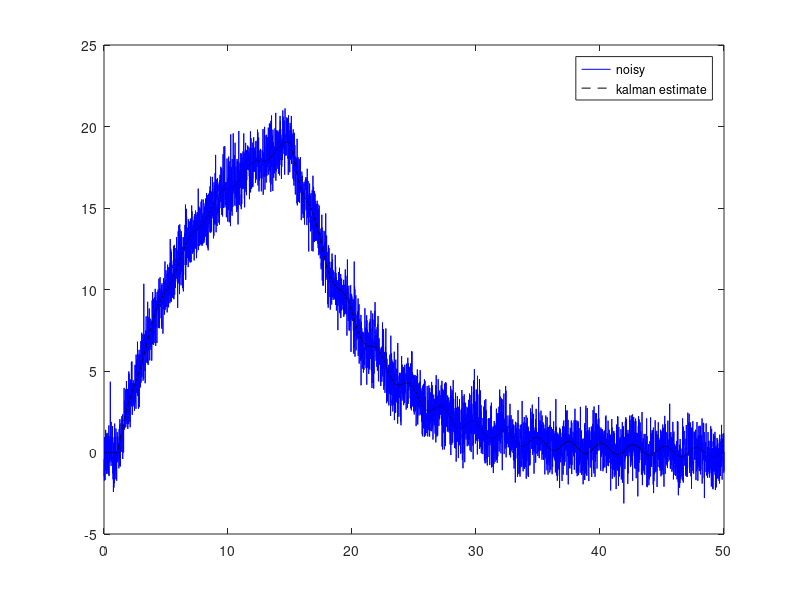

The MATLAB script that drew this image: (Note: this script raises an error after producing the figure.)

% https://ctms.engin.umich.edu/CTMS/index.php?example=InvertedPendulum&section=SystemModeling
clear; close all; clc;
M = 5; %cart
m = 1; %pendulum
b = 1;
% I = 0.006;
g = -10;
l = 2;
L = 2;
% p = I*(M+m)+M*m*l^2; %denominator for the A and B matrices

% A = [0      1              0           0;
%      0 -(I+m*l^2)*b/p  (m^2*g*l^2)/p   0;
%      0      0              0           1;
%      0 -(m*l*b)/p       m*g*l*(M+m)/p  0];
% B = [     0;
%      (I+m*l^2)/p;
%           0;
%         m*l/p];


A = [0      1               0         0;
     0    -b/M            m*g/M       0;
     0      0               0         1;
     0   -b/(M*L)    (m+M)*g/(M*L)    0];


B = [0;
     1/M;
     0;
     1/(M*L)];

C = [1 0 0 0];

D = [0;
     0];

Q = 0.1 * eye(4); % process (state model) noise covaraince
R = 1; % measurement noise

BF = [B Q 0*B ];

% input to the system is u, disturbance for each state, and measurement
% noise
sysC = ss(A,BF,C,[0 0 0 0 0 R]);



%% Build Kalman Filter
sysFullOutput = ss(A,BF,eye(4),zeros(4,size(BF,2)));

[Kf,P,E] = lqe(A,Q,C,Q,R);

sysKF = ss(A-Kf*C, [B Kf],eye(4), 0*[B Kf]);

%% Setup Sim
dt = 0.01;

T = 50;
t = 0:dt:T;

uD = randn(4,size(t,2));
uN = randn(1,size(t,2));


u = 0*t;
u(100:120) = 100;
u(1500:1520) = -100;

% why is Vd squared
uAUG = [u; Q*uD; R*uN];

figure(1);
[y_sim,t] = lsim(sysC, uAUG,t);
plot(t,y_sim,'b');
hold on;
[x_true,t] = lsim(sysFullOutput, uAUG, t);
[x_est,t] = lsim(sysKF,[u ; y_sim'],t);

plot(t,C*x_est',"k--");
legend('noisy','kalman estimate') 

hold off;
% plot(t,xtrue);



%% Discrete simulation
         
T = 25;
dt = 0.01;
t = 0:dt:T;


% F_sysC = @(time,state,input) A * state + BF* input;
F_sysC = @(time,state,input) A * state + B * input;

F_x = @(t,x) A * x;
F_Pdot = @(time,state,input) A * P * A' + Q;


x = zeros(4,length(t));
x_hat = zeros(4,length(t));
y = zeros(1,length(t));
u = zeros(1,length(t));

%Intial Conditions
x0 = [-1; 0; pi+0.1; 0];
x(:,1) = x0;
x_hat(:,1) = x0;
y(1) = C * x0;
P = zeros(4,4);
u(1) = 0;

% Discretize the state space model



sysDis = c2d(sysFullOutput,dt,'foh');
Ad = sysDis.A;
Bd = sysDis.B(:,1);
Qd = sysDis.B(:,2:5);

r = [1; 0; pi; 0];

for k = 1:length(t)-1                                                                                                           

%     if k >=100 && k < 120 
%         u(k) = 100;
%     elseif k >= 1500 && k <= 1520 
%         u(k) = -100;
%     else
%         u(k) = 0;
%     end

    wk = 0*randn(4,1);
    vk = randn(1,1);


    % LQR Control
    Qc = diag([1 1 100 1]);
    Rc = 0.0001;
    [Kc, Pc, Ec] = dlqr(Ad,Bd,Qc,Rc);

%     u(:,k+1) = -Kc * (x_next-r);
    u(:,k) = -Kc * (x(:,k)-r);

    
    x(:,k+1) = Ad *x(:,k)  + Bd *u(:,k) + Qd*wk; 
    y(k) = C*x(:,k)+ R *vk; % get measurement

    % Kalman Filter
    [x_temp,P_temp] = project(Ad, Bd, x_hat(:,k), u(:,k),  P, Qd);
    
    [x_next, Kf, P_next] = estimate(P_temp, C, R, x_temp,y(k));

    x_hat(:,k+1) = x_next;
    P = P_next;
  
    

end

% 
%% Plot results

figure(2);
plot(t,y,'b','DisplayName','noisy');
hold on;
plot(t,C*x_hat,'k--','DisplayName','estimate');
% plot(t,C*x,'ro','DisplayName','real');
hold off;
legend();

figure(3);

plot(t,x);
legend('x','v','\theta','\omega');
